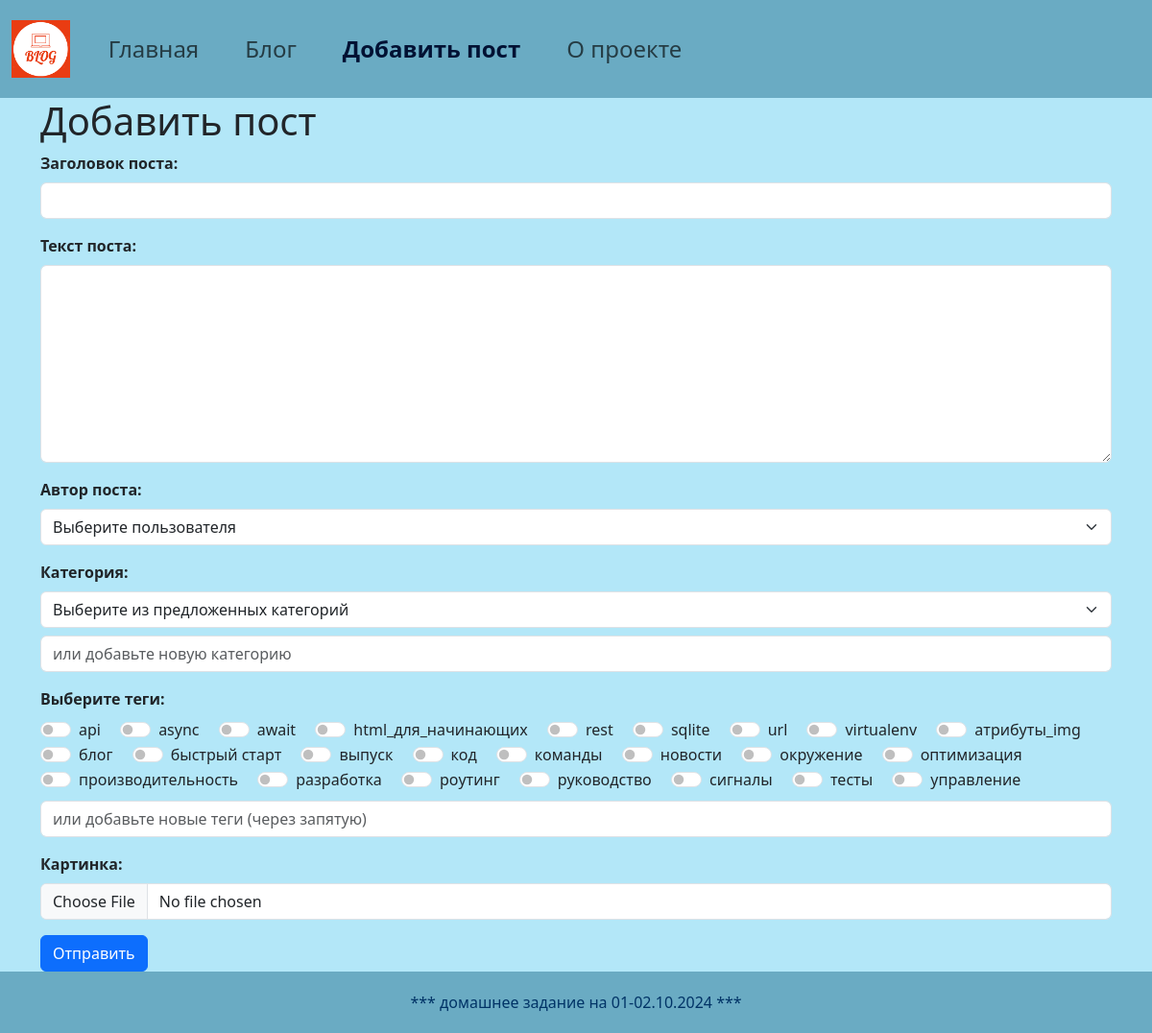
The page /blog/add/ on the database its author committed.
### blog_app/models.py (models this page shows, shortened)
class Tag(models.Model):
    name = models.CharField(max_length=100, unique=True, verbose_name='Тег')
    slug = models.SlugField(unique=True, verbose_name='Адрес страницы')
    class Meta:
        verbose_name = "Тег"
        verbose_name_plural = "Теги"

### blog_app/views.py (the view, shortened to what this page needs)
# urls.py: path('add/', add_post, name='add_post'),
def add_post(request):
    users = get_user_model().objects.all()
    categories = Category.objects.all()
    all_tags = Tag.objects.all()
    context = {
        'menu': menu,
        'page_alias': 'add_post',
        'users': users,
        'categories': categories,
        'tags': all_tags
    }
    if request.method == "GET":
        return render(request, 'blog_app/add_post.html', context=context)

### blog_app/templates/blog_app/add_post.html (shortened to what this page needs)
{% extends 'base.html' %}
{% load static %}
{% block content %}
<div class="container justify-content-center">
  <div class="col-15">
    <h1>Добавить пост</h1>
    <form method="POST" enctype="multipart/form-data">
        <div class="mb-3">
          <label for="title" class="form-label"><strong>Заголовок поста:</strong></label>
          <input type="text" class="form-control" name="title" id="title">
        </div>
        <div class="mb-3">
          <label for="text" class="form-label"><strong>Текст поста:</strong></label>
          <textarea class="form-control" id="text" name="text" rows="8"></textarea>
        </div>
        <div class="mb-3">
            <label for="author" class="form-label"><strong>Автор поста:</strong></label>
            <select class="form-select" aria-label="author" id="author" name="author">
                <option selected><strong>Выберите пользователя</strong></option>
            </select>
        </div>
        <div class="mb-3">
          <label for="category" class="form-label"><strong>Категория:</strong></label>
          <select class="form-select mb-2" aria-label="category" id="category" name="category">
            <option value="">Выберите из предложенных категорий</option>
          </select>
          <input type="text" class="form-control" id="new_category" name="new_category" placeholder="или добавьте новую категорию">
        </div>
        <div class="mb-3">
            <label for="text" class="form-label"><strong>Выберите теги:</strong></label>
            <div class="mb-2">
                {% for tag in tags|dictsort:"name" %}
                    <div class="form-check form-switch d-inline-block me-3">
                        <input class="form-check-input" type="checkbox" role="switch" id="{{ tag.id }}" name="tag" value="{{ tag.id }}">
                        <label class="form-check-label" for="{{ tag.id }}">{{ tag.name }}</label>
                    </div>
                {% endfor %}
            </div>
            <input type="text" class="form-control" id="new_tags" name="new_tags" placeholder="или добавьте новые теги (через запятую)">
        </div>
        <div class="mb-3">
            <label for="cover_image" class="form-label"><strong>Картинка:</strong></label>
            <input type="file" class="form-control" id="cover_image" name="cover_image">
        </div>
        <button type="submit" class="btn btn-primary">Отправить</button>
      </form>
  </div>
</div>
{% endblock %}

### static/css/my_style.css (style rules this page uses)
html, body { height: 100%; margin: 0; display: flex; flex-direction: column; }
body { background-color: #b3e7f8; }

### rows shown on the page
Tag: name "api"
Tag: name "async"
Tag: name "await"
Tag: name "html_для_начинающих"
Tag: name "rest"
Tag: name "sqlite"
Tag: name "url"
Tag: name "virtualenv"
Tag: name "атрибуты_img"
Tag: name "блог"
Tag: name "быстрый старт"
Tag: name "выпуск"
Tag: name "код"
Tag: name "команды"
Tag: name "новости"
Tag: name "окружение"
Tag: name "оптимизация"
Tag: name "производительность"
Tag: name "разработка"
Tag: name "роутинг"
Tag: name "руководство"
Tag: name "сигналы"
Tag: name "тесты"
Tag: name "управление"

### other values the page prints
{{ item.name }} "Главная" "Блог" "Добавить пост" "О проекте"
